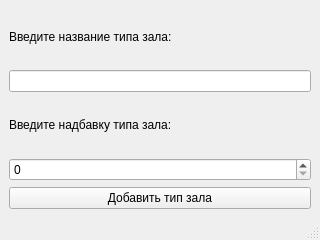
<?xml version="1.0" encoding="UTF-8"?>
<ui version="4.0">
 <class>MainWindow</class>
 <widget class="QMainWindow" name="MainWindow">
  <property name="geometry">
   <rect>
    <x>0</x>
    <y>0</y>
    <width>320</width>
    <height>240</height>
   </rect>
  </property>
  <property name="windowTitle">
   <string>Тип зала</string>
  </property>
  <widget class="QWidget" name="centralwidget">
   <layout class="QVBoxLayout" name="verticalLayout">
    <item>
     <widget class="QLabel" name="label">
      <property name="text">
       <string>Введите название типа зала:</string>
      </property>
     </widget>
    </item>
    <item>
     <widget class="QLineEdit" name="name"/>
    </item>
    <item>
     <widget class="QLabel" name="label_2">
      <property name="text">
       <string>Введите надбавку типа зала:</string>
      </property>
     </widget>
    </item>
    <item>
     <widget class="QSpinBox" name="price">
      <property name="maximum">
       <number>9999</number>
      </property>
     </widget>
    </item>
    <item>
     <widget class="QPushButton" name="pushButton">
      <property name="text">
       <string>Добавить тип зала</string>
      </property>
     </widget>
    </item>
   </layout>
  </widget>
  <widget class="QMenuBar" name="menubar">
   <property name="geometry">
    <rect>
     <x>0</x>
     <y>0</y>
     <width>320</width>
     <height>22</height>
    </rect>
   </property>
  </widget>
  <widget class="QStatusBar" name="statusbar"/>
 </widget>
 <resources/>
 <connections/>
</ui>
